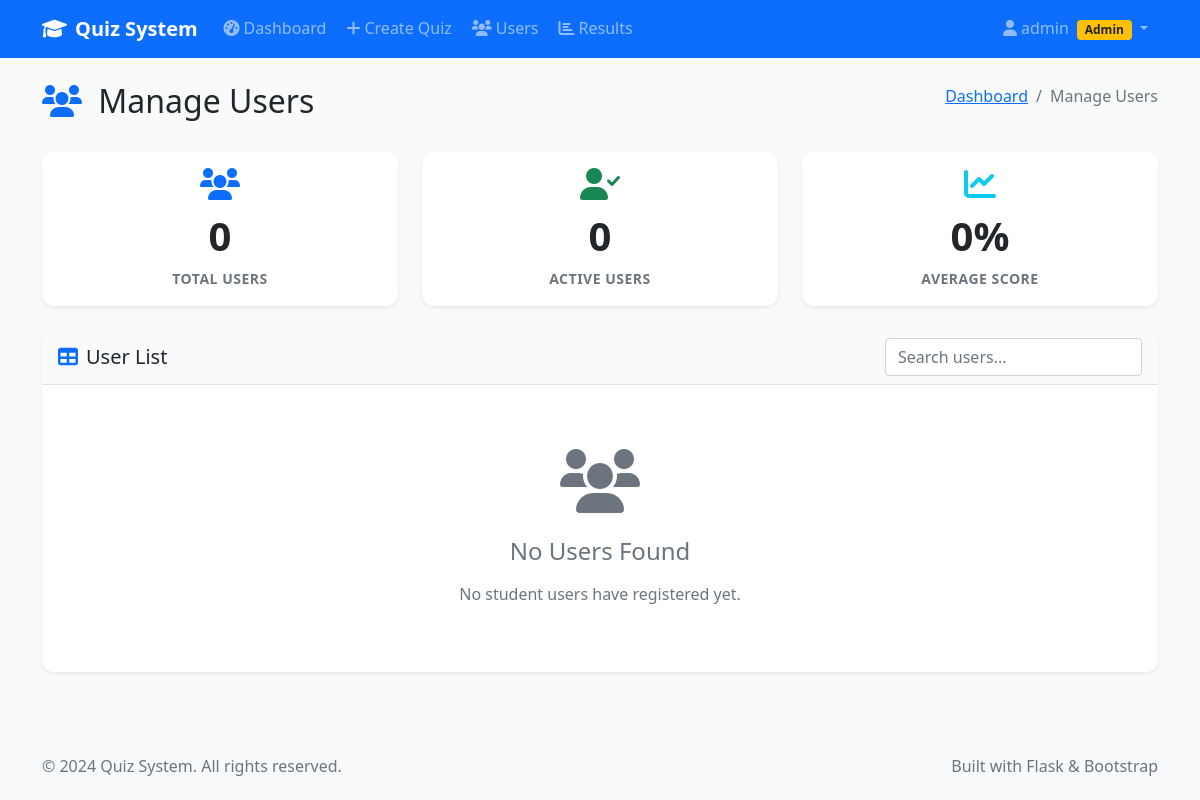
/admin/manage_users (signed in), run on an earlier commit of the app's database.
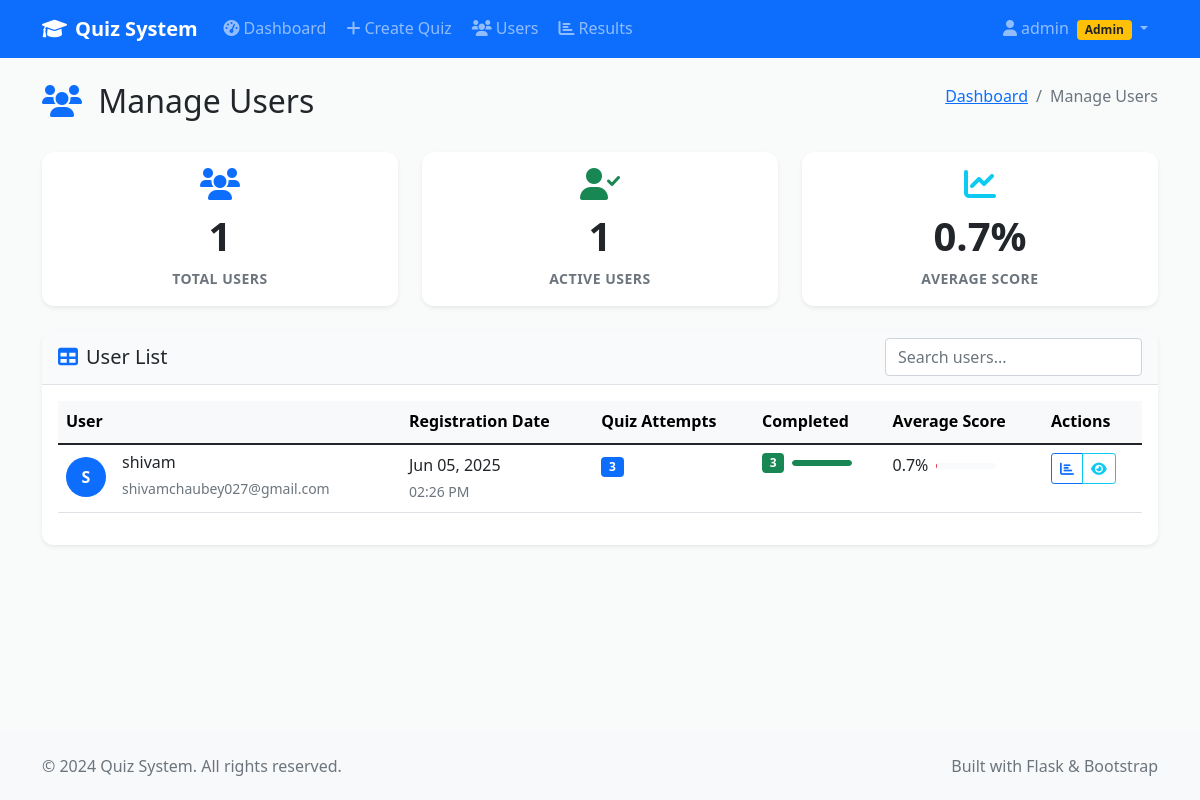
And on a later commit of the database.
### models.py (models this page shows)
class User(UserMixin, db.Model):
    id = db.Column(db.Integer, primary_key=True)
    username = db.Column(db.String(64), unique=True, nullable=False)
    email = db.Column(db.String(120), unique=True, nullable=False)
    password_hash = db.Column(db.String(256), nullable=False)
    is_admin = db.Column(db.Boolean, default=False)
    created_at = db.Column(db.DateTime, default=datetime.utcnow)
    created_quizzes = db.relationship('Quiz', backref='creator', lazy=True)
    quiz_attempts = db.relationship('QuizAttempt', backref='user', lazy=True)

### admin.py (the view)
@admin_bp.route('/manage_users')
@login_required
@admin_required
def manage_users():
    users = User.query.filter_by(is_admin=False).all()
    user_stats = []
    for user in users:
        attempts = QuizAttempt.query.filter_by(user_id=user.id).count()
        completed = QuizAttempt.query.filter_by(user_id=user.id, is_completed=True).count()
        avg_score = db.session.query(db.func.avg(QuizAttempt.score)).filter_by(
            user_id=user.id, is_completed=True
        ).scalar() or 0
        user_stats.append({
            'user': user,
            'attempts': attempts,
            'completed': completed,
            'avg_score': round(avg_score, 1)
        })
    return render_template('admin/manage_users.html', user_stats=user_stats)

### app.py (called while the page is built)
@login_manager.user_loader
def load_user(user_id):
    from models import User
    return User.query.get(int(user_id))

@app.context_processor
def inject_now():
    return {'now': datetime.utcnow()}

@app.context_processor
def inject_csrf_token():
    from flask_wtf.csrf import generate_csrf
    return dict(csrf_token=generate_csrf())

### utils.py (called while the page is built)
def admin_required(f):
    @wraps(f)
    def decorated_function(*args, **kwargs):
        if not current_user.is_authenticated or not current_user.is_admin:
            flash('Admin access required.', 'error')
            return redirect(url_for('index'))
        return f(*args, **kwargs)
    return decorated_function

### templates/admin/manage_users.html (shortened to what the changed rows need)
{% extends "base.html" %}
{% block content %}
<div class="container my-4">
    <div class="row">
        <div class="col-12">
            <div class="d-flex justify-content-between align-items-center mb-4">
                <h2>
                    <i class="fas fa-users text-primary me-2"></i>
                    Manage Users
                </h2>
            </div>
        </div>
    </div>
    <div class="row g-4 mb-4">
        <div class="col-md-4">
            <div class="card stat-card border-0 shadow-sm">
                <div class="card-body text-center">
                    <div class="stat-icon mb-2">
                        <i class="fas fa-users fa-2x text-primary"></i>
                    </div>
                    <h3 class="stat-number">{{ user_stats|length }}</h3>
                    <p class="stat-label text-muted mb-0">Total Users</p>
                </div>
            </div>
        </div>
        <div class="col-md-4">
            <div class="card stat-card border-0 shadow-sm">
                <div class="card-body text-center">
                    <div class="stat-icon mb-2">
                        <i class="fas fa-user-check fa-2x text-success"></i>
                    </div>
                    <h3 class="stat-number">{{ user_stats|selectattr('completed', 'gt', 0)|list|length }}</h3>
                    <p class="stat-label text-muted mb-0">Active Users</p>
                </div>
            </div>
        </div>
        <div class="col-md-4">
            <div class="card stat-card border-0 shadow-sm">
                <div class="card-body text-center">
                    <div class="stat-icon mb-2">
                        <i class="fas fa-chart-line fa-2x text-info"></i>
                    </div>
                    <h3 class="stat-number">{{ (user_stats|sum(attribute='avg_score') / user_stats|length if user_stats else 0)|round(1) }}%</h3>
                    <p class="stat-label text-muted mb-0">Average Score</p>
                </div>
            </div>
        </div>
    </div>
    <div class="row">
        <div class="col-12">
            <div class="card border-0 shadow-sm">
                <div class="card-body">
                    {% if user_stats %}
                        <div class="table-responsive">
                            <table class="table table-hover" id="users-table">
                                <thead class="table-light">
                                    <tr>
                                        <th>User</th>
                                        <th>Registration Date</th>
                                        <th>Quiz Attempts</th>
                                        <th>Completed</th>
                                        <th>Average Score</th>
                                        <th>Actions</th>
                                    </tr>
                                </thead>
                                <tbody>
                                    {% for stat in user_stats %}
                                        <tr>
                                            <td>
                                                <div class="d-flex align-items-center">
                                                    <div class="avatar-sm bg-primary text-white rounded-circle d-flex align-items-center justify-content-center me-3">
                                                        {{ stat.user.username[0].upper() }}
                                                    </div>
                                                    <div>
                                                        <h6 class="mb-1">{{ stat.user.username }}</h6>
                                                        <small class="text-muted">{{ stat.user.email }}</small>
                                                    </div>
                                                </div>
                                            </td>
                                            <td>
                                                <div>
                                                    <div>{{ stat.user.created_at.strftime('%b %d, %Y') }}</div>
                                                    <small class="text-muted">{{ stat.user.created_at.strftime('%I:%M %p') }}</small>
                                                </div>
                                            </td>
                                            <td>
                                                <span class="badge bg-primary">{{ stat.attempts }}</span>
                                            </td>
                                            <td>
                                                <div class="d-flex align-items-center">
                                                    <span class="badge bg-success me-2">{{ stat.completed }}</span>
                                                    {% if stat.attempts > 0 %}
                                                        <div class="progress" style="width: 60px; height: 6px;">
                                                            <div class="progress-bar bg-success"
                                                                 style="width: {{ (stat.completed / stat.attempts * 100) }}%"></div>
                                                        </div>
                                                    {% endif %}
                                                </div>
                                            </td>
                                            <td>
                                                {% if stat.avg_score > 0 %}
                                                    <div class="d-flex align-items-center">
                                                        <span class="me-2">{{ stat.avg_score }}%</span>
                                                        <div class="progress" style="width: 60px; height: 6px;">
                                                        </div>
                                                    </div>
                                                {% else %}
                                                    <span class="text-muted">No attempts</span>
                                                {% endif %}
                                            </td>
                                            <td>
                                                <div class="btn-group btn-group-sm">
                                                    <a href="{{ url_for('admin.results', user_id=stat.user.id) }}"
                                                       class="btn btn-outline-primary" title="View Results">
                                                        <i class="fas fa-chart-bar"></i>
                                                    </a>
                                                    <button type="button" class="btn btn-outline-info"
                                                            title="User Details" data-bs-toggle="modal"
                                                            data-bs-target="#userModal{{ stat.user.id }}">
                                                        <i class="fas fa-eye"></i>
                                                    </button>
                                                </div>
                                            </td>
                                        </tr>
                                    {% endfor %}
                                </tbody>
                            </table>
                        </div>
                    {% else %}
                        <div class="text-center py-5">
                            <i class="fas fa-users fa-4x text-muted mb-4"></i>
                            <h4 class="text-muted mb-3">No Users Found</h4>
                            <p class="text-muted mb-0">No student users have registered yet.</p>
                        </div>
                    {% endif %}
                </div>
            </div>
        </div>
    </div>
</div>
{% endblock %}

What changed in the data, as far as the page shows it:
added User: user "S", user.username "shivam", user.email "shivamchaubey027@gmail.com", user.created_at "Jun 05, 2025", user.created_at "02:26 PM"
Also different on the page:
{{ user_stats|length }}: "0" → "1"
{{ user_stats|selectattr('completed', 'gt', 0)|list|length }}: "0" → "1"
text no longer shown: "0 No Users Found No student users have registered yet."
text now shown: "0.7 User Registration Date Quiz Attempts Completed Average Score Actions"
new list line: "3 3 0.7 %"
